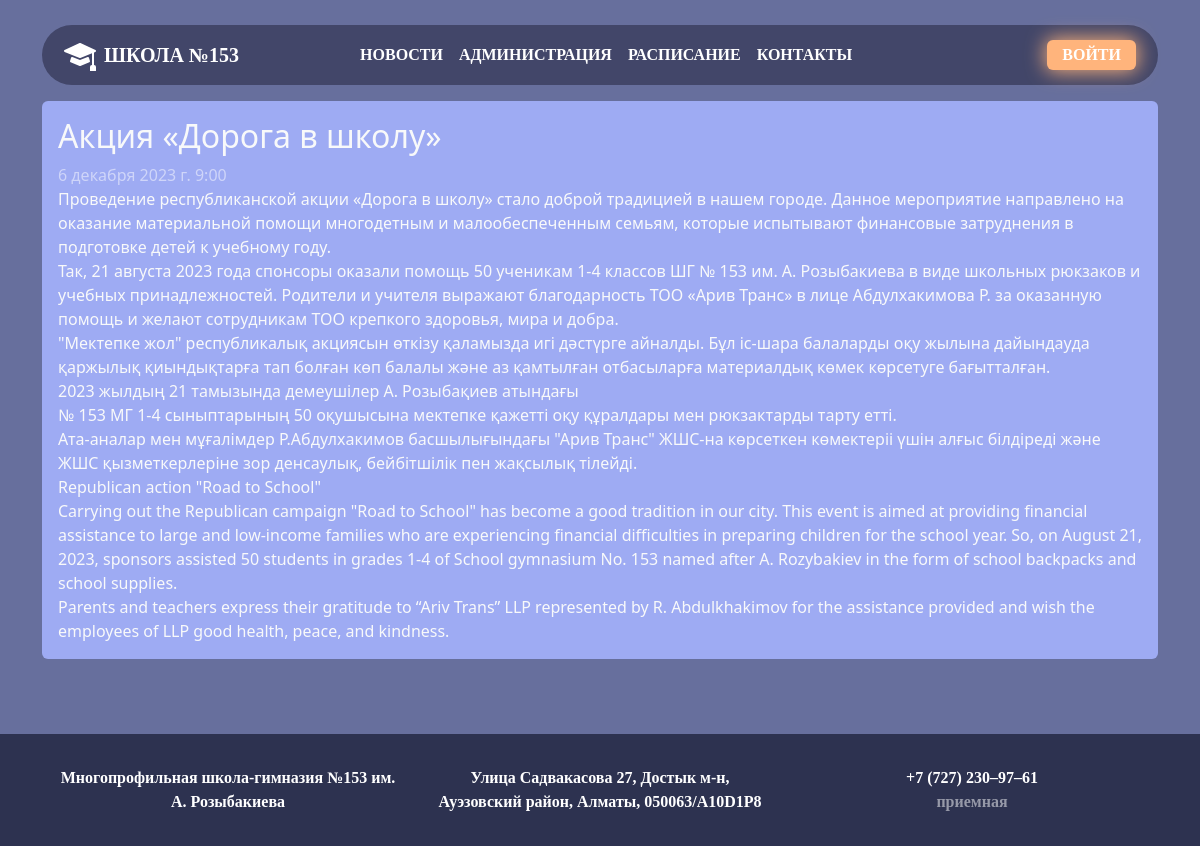
/articles/7/, run on the app's committed database.
### articles/models.py (models this page shows, shortened)
class Article(models.Model):
    title = models.CharField('Название', max_length=255)
    body = models.TextField('Содержание')
    date = models.DateTimeField(auto_now_add=True)

### articles/views.py (the view)
class ArticleDetailView(DetailView):
    model = Article
    template_name = 'article_detail.html'

### templates/article_detail.html (shortened to what this page needs)
{% extends 'base.html' %}
{% block content %}
    <div class="news card-list-none-hover mt-3">
        <div class="card text-light p-3">
            <div class="article-entry ">
                <h2>{{ object.title }}</h2>
                <p class="m-0 text-white-50">{{ object.date }}</p>
                <p class="m-0" style="white-space:pre-line">{{ object.body }}</p>
            </div>
        </div>
    </div>
{% endblock content %}

### static/css/style.css (style rules this page uses)
* { padding: 0; margin:0; box-sizing: border-box; text-decoration: none; list-style: none; }
body { background-color: #676f9d; }
.card { background-color: #ffb47c; box-shadow: 0px 0px 35px 1px rgba(255, 180, 124, 1); border:none; transition: 0.5s; }
.news .card { background-color: #9eabf3; box-shadow: none; border:none; transition: 0.5s; }

### data on the page
Article: title "Акция «Дорога в школу»", date "6 декабря 2023 г. 9:00", body "Проведение республиканской акции «Дорога в школу» стало доброй традицией в нашем городе. Данное мероприятие направлено на оказание материальной помощи многодетным и малообеспеченным семьям, которые испытывают финансовые затруднения в подготовке детей к учебному году. Так, 21 августа 2023 года спонсоры оказали помощь 50 ученикам 1-4 классов ШГ № 153 им. А. Розыбакиева в виде школьных рюкзаков и учебных принадлежностей. Родители и учителя выражают благодарность ТОО «Арив Транс» в лице Абдулхакимова Р. за оказанную помощь и желают сотрудникам ТОО крепкого здоровья, мира и добра. \"Мектепке жол\" республикалық акциясын өткізу қаламызда игі дәстүрге айналды. Бұл іс-шара балаларды оқу жылына…"
